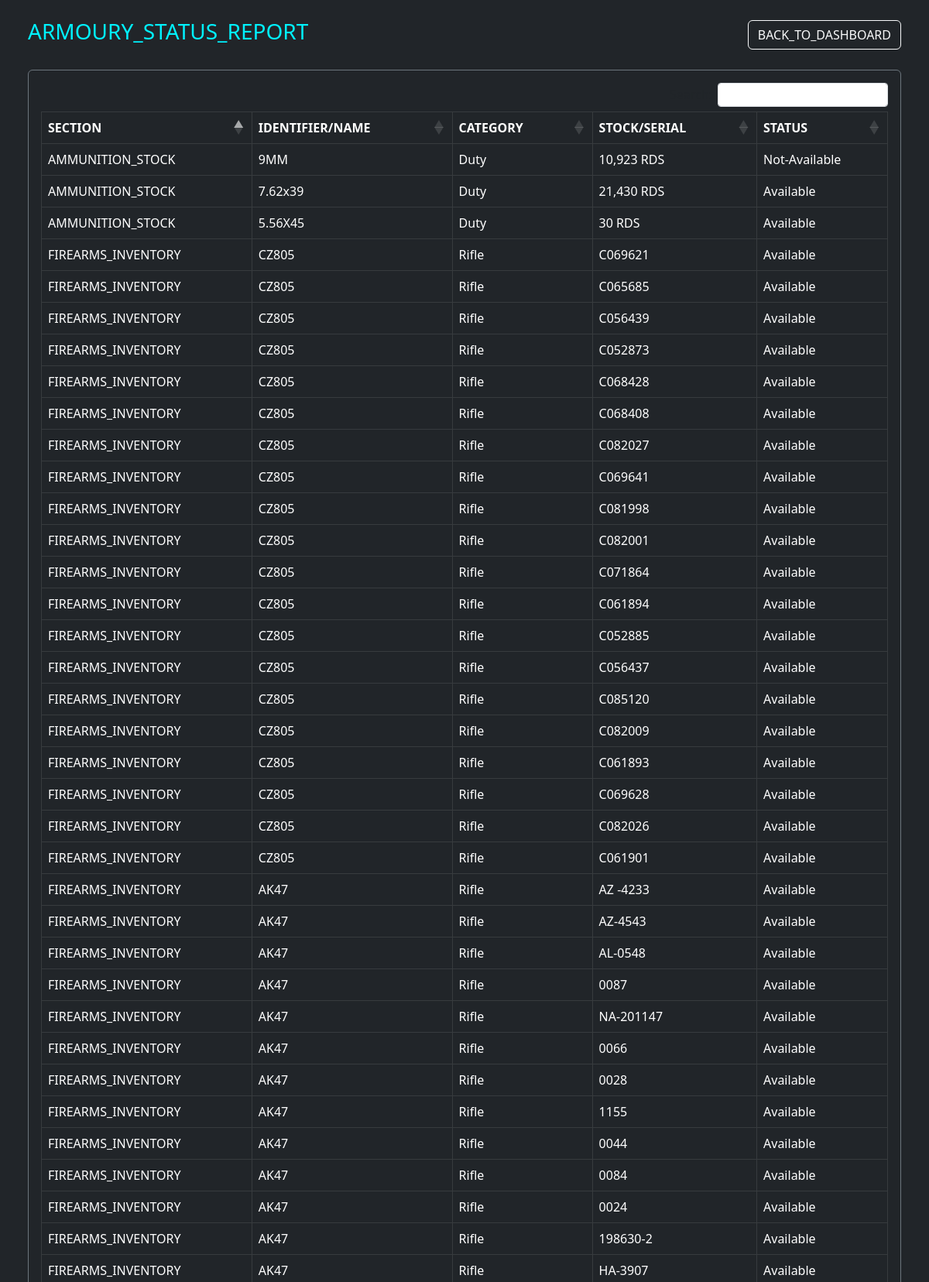
Page /report-unified.php (signed in, upper part) on the committed database.
### tables this page shows
CREATE TABLE `firearms` (
  `firearmID` int(200) NOT NULL,
  `firearm_serial_no` varchar(200) NOT NULL,
  `manufacturer` varchar(500) NOT NULL,
  `firearm_type` varchar(200) NOT NULL,
  `firearm_name` varchar(500) NOT NULL,
  `firearm_caliber` varchar(200) NOT NULL,
  `firearm_capacity` varchar(200) NOT NULL,
  `quantity` int(200) NOT NULL,
  `firearm_class` varchar(200) NOT NULL,
  `firearm_state` varchar(200) NOT NULL,
  `booking_status` varchar(200) NOT NULL,
  `datetime` timestamp NOT NULL DEFAULT current_timestamp() ON UPDATE current_timestamp(),
  `is_deleted` tinyint(1) DEFAULT 0,
  `adminID` int(100) NOT NULL,
  `recorded_by` varchar(200) NOT NULL,
  `remarks` varchar(500) NOT NULL
);

CREATE TABLE `ammunitions` (
  `ammoID` int(200) NOT NULL,
  `manufacturer` varchar(500) NOT NULL,
  `ammo_type` varchar(200) NOT NULL,
  `ammo_name` varchar(500) NOT NULL,
  `ammo_application` varchar(200) NOT NULL,
  `ammo_rounds` int(255) NOT NULL,
  `booking_status` varchar(200) NOT NULL,
  `datetime` timestamp NOT NULL DEFAULT current_timestamp() ON UPDATE current_timestamp(),
  `is_deleted` tinyint(1) DEFAULT 0
);

### report-unified.php (the view, shortened to what this page needs)
<?php
require_once('connections/connect-db.php');
$stmtF = $pdo->query("SELECT firearm_serial_no, firearm_name, firearm_type, booking_status FROM firearms WHERE is_deleted = 0");
$firearms = $stmtF->fetchAll();
$stmtA = $pdo->query("SELECT ammo_name, ammo_rounds, ammo_application, booking_status FROM ammunitions WHERE is_deleted = 0");
$ammunition = $stmtA->fetchAll();
?>
<!DOCTYPE html>
<html lang="en">
<head>
    <link rel="stylesheet" href="assets/css/style.css">
    <link rel="stylesheet" href="https://cdn.jsdelivr.net/npm/bootstrap@5.3.0/dist/css/bootstrap.min.css">
    <link rel="stylesheet" href="https://cdn.datatables.net/1.13.6/css/dataTables.bootstrap5.min.css">
    <link rel="stylesheet" href="https://cdn.datatables.net/buttons/2.4.1/css/buttons.bootstrap5.min.css">
</head>
<body class="p-4">
    <div class="container-fluid">
        <div class="d-flex justify-content-between align-items-center mb-4">
            <h3 class="text-cyan"><i class="mdi mdi-file-document"></i> ARMOURY_STATUS_REPORT</h3>
            <a href="firearm-names.php" class="btn btn-outline-light btn-xs">BACK_TO_DASHBOARD</a>
        </div>
        <div class="card bg-dark border-secondary">
            <div class="card-body">
                <table id="unifiedReport" class="table table-dark table-bordered w-100">
                    <thead>
                        <tr>
                            <th>SECTION</th>
                            <th>IDENTIFIER/NAME</th>
                            <th>CATEGORY</th>
                            <th>STOCK/SERIAL</th>
                            <th>STATUS</th>
                        </tr>
                    </thead>
                    <tbody>
                        <?php foreach($firearms as $f): ?>
                        <tr>
                            <td>FIREARMS_INVENTORY</td>
                            <td><?= htmlspecialchars($f['firearm_name']) ?></td>
                            <td><?= htmlspecialchars($f['firearm_type']) ?></td>
                            <td><?= htmlspecialchars($f['firearm_serial_no']) ?></td>
                            <td><?= htmlspecialchars($f['booking_status']) ?></td>
                        </tr>
                        <?php endforeach; ?>
                        <?php foreach($ammunition as $a): ?>
                        <tr>
                            <td>AMMUNITION_STOCK</td>
                            <td><?= htmlspecialchars($a['ammo_name']) ?></td>
                            <td><?= htmlspecialchars($a['ammo_application']) ?></td>
                            <td><?= number_format($a['ammo_rounds']) ?> RDS</td>
                            <td><?= htmlspecialchars($a['booking_status']) ?></td>
                        </tr>
                        <?php endforeach; ?>
                    </tbody>
                </table>
            </div>
        </div>
    </div>
</body>
</html>

### css/style.css (style rules this page uses)
:root { --primary: #EB1616; --secondary: #191C24; --light: #6C7293; --dark: #000000; }
.btn { transition: .5s; }

### report-unified.php (style rules this page uses)
body { background-color: #212529; color: #fff; }
.text-cyan { color: #00f2ff; }

### rows in the picture
firearms: firearm_name "CZ805", firearm_type "Rifle", firearm_serial_no "C069621", booking_status "Available"
firearms: firearm_name "CZ805", firearm_type "Rifle", firearm_serial_no "C065685", booking_status "Available"
firearms: firearm_name "CZ805", firearm_type "Rifle", firearm_serial_no "C056439", booking_status "Available"
firearms: firearm_name "CZ805", firearm_type "Rifle", firearm_serial_no "C052873", booking_status "Available"
firearms: firearm_name "CZ805", firearm_type "Rifle", firearm_serial_no "C068428", booking_status "Available"
firearms: firearm_name "CZ805", firearm_type "Rifle", firearm_serial_no "C068408", booking_status "Available"
firearms: firearm_name "CZ805", firearm_type "Rifle", firearm_serial_no "C082027", booking_status "Available"
firearms: firearm_name "CZ805", firearm_type "Rifle", firearm_serial_no "C069641", booking_status "Available"
firearms: firearm_name "CZ805", firearm_type "Rifle", firearm_serial_no "C081998", booking_status "Available"
firearms: firearm_name "CZ805", firearm_type "Rifle", firearm_serial_no "C082001", booking_status "Available"
firearms: firearm_name "CZ805", firearm_type "Rifle", firearm_serial_no "C071864", booking_status "Available"
firearms: firearm_name "CZ805", firearm_type "Rifle", firearm_serial_no "C061894", booking_status "Available"
firearms: firearm_name "CZ805", firearm_type "Rifle", firearm_serial_no "C052885", booking_status "Available"
firearms: firearm_name "CZ805", firearm_type "Rifle", firearm_serial_no "C056437", booking_status "Available"
firearms: firearm_name "CZ805", firearm_type "Rifle", firearm_serial_no "C085120", booking_status "Available"
firearms: firearm_name "CZ805", firearm_type "Rifle", firearm_serial_no "C082009", booking_status "Available"
firearms: firearm_name "CZ805", firearm_type "Rifle", firearm_serial_no "C061893", booking_status "Available"
firearms: firearm_name "CZ805", firearm_type "Rifle", firearm_serial_no "C069628", booking_status "Available"
firearms: firearm_name "CZ805", firearm_type "Rifle", firearm_serial_no "C082026", booking_status "Available"
firearms: firearm_name "CZ805", firearm_type "Rifle", firearm_serial_no "C061901", booking_status "Available"
firearms: firearm_name "AK47", firearm_type "Rifle", firearm_serial_no "AZ -4233", booking_status "Available"
firearms: firearm_name "AK47", firearm_type "Rifle", firearm_serial_no "AZ-4543", booking_status "Available"
firearms: firearm_name "AK47", firearm_type "Rifle", firearm_serial_no "AL-0548", booking_status "Available"
firearms: firearm_name "AK47", firearm_type "Rifle", firearm_serial_no "0087", booking_status "Available"
firearms: firearm_name "AK47", firearm_type "Rifle", firearm_serial_no "NA-201147", booking_status "Available"
firearms: firearm_name "AK47", firearm_type "Rifle", firearm_serial_no "0066", booking_status "Available"
firearms: firearm_name "AK47", firearm_type "Rifle", firearm_serial_no "0028", booking_status "Available"
firearms: firearm_name "AK47", firearm_type "Rifle", firearm_serial_no "1155", booking_status "Available"
firearms: firearm_name "AK47", firearm_type "Rifle", firearm_serial_no "0044", booking_status "Available"
firearms: firearm_name "AK47", firearm_type "Rifle", firearm_serial_no "0084", booking_status "Available"
firearms: firearm_name "AK47", firearm_type "Rifle", firearm_serial_no "0024", booking_status "Available"
firearms: firearm_name "AK47", firearm_type "Rifle", firearm_serial_no "198630-2", booking_status "Available"
firearms: firearm_name "AK47", firearm_type "Rifle", firearm_serial_no "HA-3907", booking_status "Available"
ammunitions: ammo_name "9MM", ammo_application "Duty", ammo_rounds "10,923", booking_status "Not-Available"
ammunitions: ammo_name "7.62x39", ammo_application "Duty", ammo_rounds "21,430", booking_status "Available"
ammunitions: ammo_name "5.56X45", ammo_application "Duty", ammo_rounds "30", booking_status "Available"
